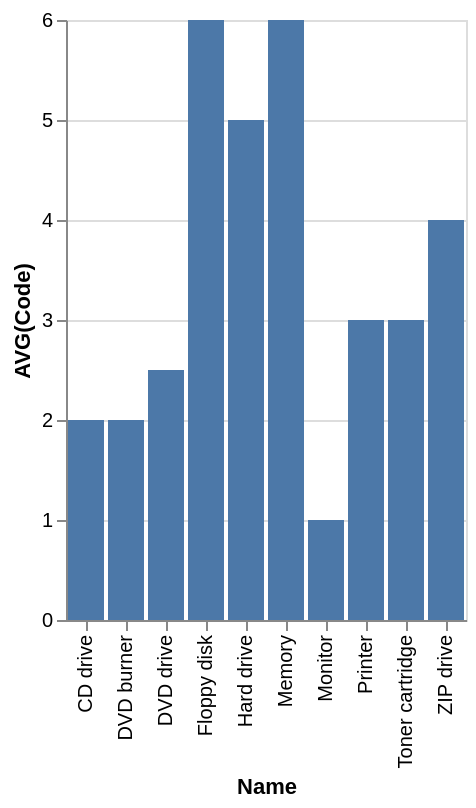

Vega-Lite specification for this chart:
### Vega-Lite specification from a JSON file in a GitHub repository (floating-point values rounded to 4 significant figures)
{"data": {"values": [{"x_data": "CD drive", "y_data": 2}, {"x_data": "DVD burner", "y_data": 2}, {"x_data": "DVD drive", "y_data": 2.5}, {"x_data": "Floppy disk", "y_data": 6}, {"x_data": "Hard drive", "y_data": 5}, {"x_data": "Memory", "y_data": 6}, {"x_data": "Monitor", "y_data": 1}, {"x_data": "Printer", "y_data": 3}, {"x_data": "Toner cartridge", "y_data": 3}, {"x_data": "ZIP drive", "y_data": 4}]}, "mark": "bar", "encoding": {"x": {"field": "x_data", "type": "nominal", "title": "Name", "sort": "ascending"}, "y": {"field": "y_data", "type": "quantitative", "title": "AVG(Code)"}}}
